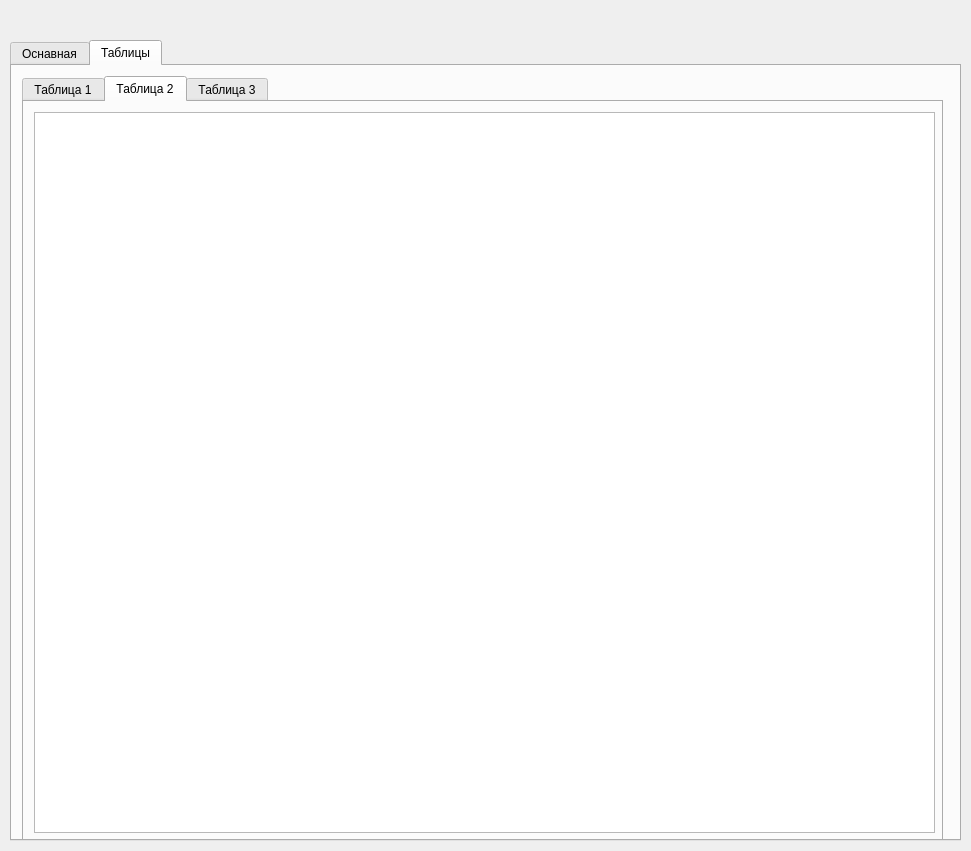
<?xml version="1.0" encoding="UTF-8"?>
<ui version="4.0">
 <class>Widget</class>
 <widget class="QWidget" name="Widget">
  <property name="geometry">
   <rect>
    <x>0</x>
    <y>0</y>
    <width>971</width>
    <height>851</height>
   </rect>
  </property>
  <property name="windowTitle">
   <string>Widget</string>
  </property>
  <widget class="QTabWidget" name="tabWidget">
   <property name="geometry">
    <rect>
     <x>10</x>
     <y>40</y>
     <width>951</width>
     <height>801</height>
    </rect>
   </property>
   <property name="currentIndex">
    <number>1</number>
   </property>
   <widget class="QWidget" name="graph">
    <attribute name="title">
     <string>Оснавная</string>
    </attribute>
    <widget class="QWidget" name="plot" native="true">
     <property name="geometry">
      <rect>
       <x>10</x>
       <y>10</y>
       <width>931</width>
       <height>531</height>
      </rect>
     </property>
    </widget>
    <widget class="QWidget" name="gridLayoutWidget">
     <property name="geometry">
      <rect>
       <x>10</x>
       <y>580</y>
       <width>781</width>
       <height>211</height>
      </rect>
     </property>
     <layout class="QGridLayout" name="gridLayout">
      <item row="0" column="1">
       <widget class="QLineEdit" name="le_n"/>
      </item>
      <item row="1" column="0">
       <widget class="QLabel" name="l_m">
        <property name="text">
         <string>m:</string>
        </property>
       </widget>
      </item>
      <item row="6" column="1">
       <spacer name="verticalSpacer">
        <property name="orientation">
         <enum>Qt::Vertical</enum>
        </property>
        <property name="sizeHint" stdset="0">
         <size>
          <width>20</width>
          <height>40</height>
         </size>
        </property>
       </spacer>
      </item>
      <item row="2" column="1">
       <widget class="QLineEdit" name="le_S"/>
      </item>
      <item row="2" column="0">
       <widget class="QLabel" name="l_S">
        <property name="text">
         <string>S:</string>
        </property>
       </widget>
      </item>
      <item row="4" column="1">
       <widget class="QLineEdit" name="le_S_"/>
      </item>
      <item row="3" column="0">
       <widget class="QLabel" name="l_eps">
        <property name="text">
         <string>eps:</string>
        </property>
       </widget>
      </item>
      <item row="4" column="0">
       <widget class="QLabel" name="l_S_">
        <property name="text">
         <string>S':</string>
        </property>
       </widget>
      </item>
      <item row="3" column="1">
       <widget class="QLineEdit" name="le_eps"/>
      </item>
      <item row="0" column="0">
       <widget class="QLabel" name="l_n">
        <property name="text">
         <string>n:</string>
        </property>
       </widget>
      </item>
      <item row="1" column="1">
       <widget class="QLineEdit" name="le_m"/>
      </item>
      <item row="6" column="2">
       <spacer name="horizontalSpacer">
        <property name="orientation">
         <enum>Qt::Horizontal</enum>
        </property>
        <property name="sizeHint" stdset="0">
         <size>
          <width>40</width>
          <height>20</height>
         </size>
        </property>
       </spacer>
      </item>
      <item row="5" column="1">
       <widget class="QLineEdit" name="le_eps_"/>
      </item>
      <item row="5" column="0">
       <widget class="QLabel" name="l_eps_">
        <property name="text">
         <string>eps':</string>
        </property>
       </widget>
      </item>
     </layout>
    </widget>
    <widget class="QPushButton" name="b_plot">
     <property name="geometry">
      <rect>
       <x>10</x>
       <y>550</y>
       <width>781</width>
       <height>22</height>
      </rect>
     </property>
     <property name="text">
      <string>Построить</string>
     </property>
    </widget>
    <widget class="QPushButton" name="b_delete">
     <property name="geometry">
      <rect>
       <x>800</x>
       <y>550</y>
       <width>141</width>
       <height>22</height>
      </rect>
     </property>
     <property name="text">
      <string>Очистить</string>
     </property>
    </widget>
    <widget class="QComboBox" name="combo_task">
     <property name="geometry">
      <rect>
       <x>800</x>
       <y>600</y>
       <width>141</width>
       <height>21</height>
      </rect>
     </property>
     <item>
      <property name="text">
       <string>Тестовая</string>
      </property>
     </item>
     <item>
      <property name="text">
       <string>Основная</string>
      </property>
     </item>
    </widget>
    <widget class="QLabel" name="l_task">
     <property name="geometry">
      <rect>
       <x>800</x>
       <y>580</y>
       <width>141</width>
       <height>16</height>
      </rect>
     </property>
     <property name="text">
      <string>Выбор задачи:</string>
     </property>
    </widget>
   </widget>
   <widget class="QWidget" name="tables">
    <attribute name="title">
     <string>Таблицы</string>
    </attribute>
    <widget class="QTabWidget" name="tabWidget">
     <property name="geometry">
      <rect>
       <x>10</x>
       <y>10</y>
       <width>921</width>
       <height>781</height>
      </rect>
     </property>
     <property name="currentIndex">
      <number>1</number>
     </property>
     <widget class="QWidget" name="w_table_1">
      <attribute name="title">
        <string>Таблица 1</string>
      </attribute>
      <widget class="QTableWidget" name="table_1">
       <property name="geometry">
        <rect>
         <x>10</x>
         <y>10</y>
         <width>901</width>
         <height>721</height>
        </rect>
       </property>
      </widget>
     </widget>
     <widget class="QWidget" name="w_table_2">
      <attribute name="title">
        <string>Таблица 2</string>
      </attribute>
      <widget class="QTableWidget" name="table_2">
       <property name="geometry">
        <rect>
         <x>10</x>
         <y>10</y>
         <width>901</width>
         <height>721</height>
        </rect>
       </property>
      </widget>
     </widget>
     <widget class="QWidget" name="w_table_3">
      <attribute name="title">
        <string>Таблица 3</string>
      </attribute>
      <widget class="QTableWidget" name="table_3">
       <property name="geometry">
        <rect>
         <x>10</x>
         <y>10</y>
         <width>901</width>
         <height>721</height>
        </rect>
       </property>
      </widget>
     </widget>
    </widget>
   </widget>
  </widget>
 </widget>
 <resources/>
 <connections/>
</ui>
